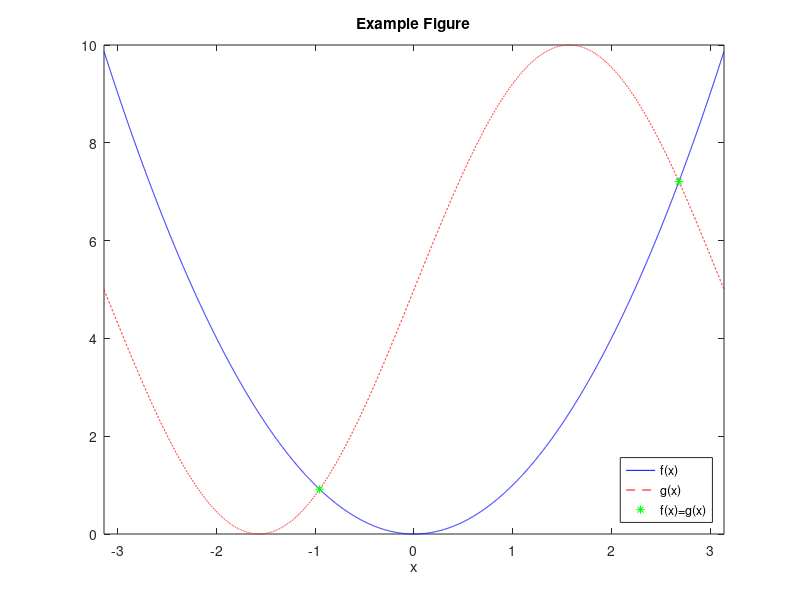
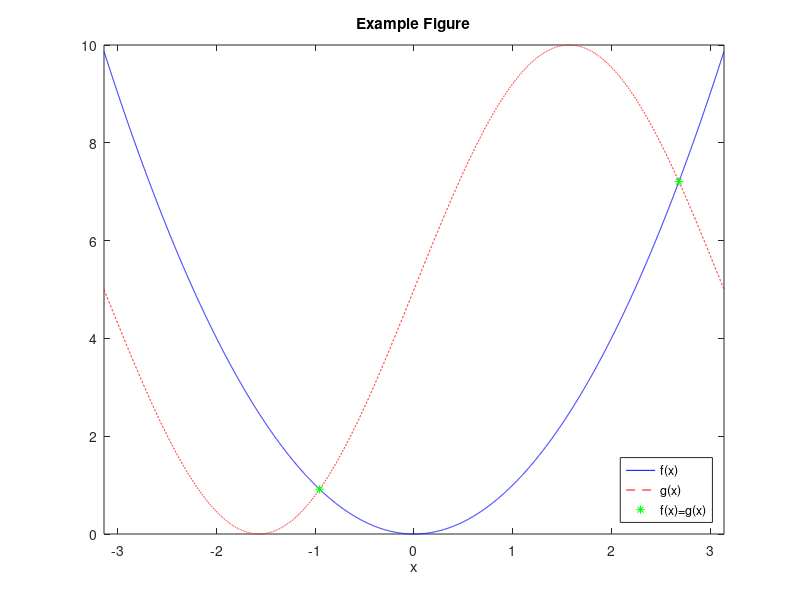
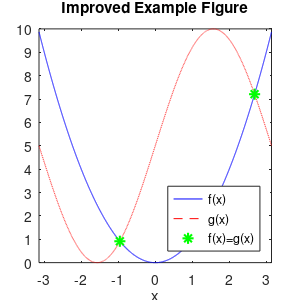

Here is the MATLAB script that generated these plots, in order: (Note: this script raises an error after producing the figures.)
clear, close all
% This is taken from: 
% https://dgleich.wordpress.com/2013/06/04/creating-high-quality-graphics-in-matlab-for-papers-and-presentations/
f = @(x) x.^2; 
g = @(x) 5*sin(x)+5;
dmn = -pi:0.001:pi; 
xeq = dmn(abs(f(dmn) - g(dmn)) < 0.002);
figure(1)
plot(dmn, f(dmn), 'b-', dmn, g(dmn), 'r--', xeq, f(xeq), 'g*');
xlim([-pi, pi]);
legend('f(x)', 'g(x)', 'f(x)=g(x)', 'Location', 'SouthEast');
xlabel('x')
title('Example Figure')
print('example', '-dpng');
print('example_dpi300', '-dpng', '-r300');

% Step 1: choose parameters (line width, font size, picture size, etc
% They give some suggested values for these parameters
% Defaults for this example 
width = 3;  % width in inches
height = 3; % height in inches
alw = 0.75; % AxesLineWidth
fsz = 11;   % Fontsize
lw = 1.5;   % LineWidth
msz = 8;    % MarkerSize

% Step 2: Creating a figure with manually modified properties
% Let's create a new figure. We can set its size via the 'Position'
% setting. These assume 100 dpi for sake of on-screen viweing but does
% not impact the resolution of the saved image. 
% For the current axes, set the default fontsize and axes linewidth
% (different from the plot linewidth). 
% For plotting the results, manually specify the line width and marker
% sizes as part of the plot command itself. The font size for the legend, 
% axes labels, and title are inherited from the setting for the current 
% axes. 

figure(2); 
% Position is based on http://matlab.izmiran.ru/help/techdoc/creating_plots/figure_4.html
pos = get(gcf, 'Position');
% set the size 
set(gcf, 'Position', [pos(1), pos(2) width*100, height*100])
% set the properties 
set(gca, 'FontSize', fsz, 'LineWidth', alw)
% specify plot properties 
plot(dmn,f(dmn),'b-',dmn, g(dmn),'r--',xeq,f(xeq),'g*','LineWidth',lw,'MarkerSize',msz); %<- Specify plot properites
xlim([-pi, pi]);
legend('f(x)', 'g(x)', 'f(x)=g(x)', 'Location', 'southeast');
xlabel('x');
title('Improved Example Figure');

% Step 3: Save the figure to a file and view the final results. 
% There are 2 caveats to saving figures: 
% 1. Depedngin on the size of the figure, Matlab may or may not choose tick
% marks to your liking. These can change again when the figure is saved. 
% Therefore, it's best to manually specify the tick marks so they are 
% preserved in both display and saving. 
% 2. The size needs to be preserved in the saved (i.e. printed) version. To
% do this we have to specify the correct position on paper. 

% set the tick marks 
set(gca, 'XTick', -3:3); 
set(gca, 'YTick', 0:10);
% papersize is 8.5 x 11 inches
papersize = get(gcf, 'PaperSize');
left = (papersize(1) - width)/2;
bottom = (papersize(2) - height)/2;
myfiguresize = [left, bottom, width, height]; 
set(gcf, 'PaperPosition', myfiguresize);

% save the file as png
print('improvedExample', '-dpng', '-r100');

% Define your system
sys = tf([100], [1 100]);

% Create a figure and step plot
figure(3);
h = stepplot(sys);

% Set line width
lw = 2;  % Define your desired line width
% Access the line object and set LineWidth
hLine = findobj(gcf, 'Type', 'Line');  % Find line objects in the current figure
set(hLine, 'LineWidth', lw);  % Set the line width
hTitle = findobj(gcf, 'Type', 'Title')
%Here%s what the corrected steps do:
%%Define the system with a transfer function.
%%Create a figure and generate a step plot, capturing the handle h.
%%Set your desired line width in the variable lw.
%%Find line objects within the current figure (gcf) that are of type 'Line'. This ensures you are modifying only the line objects.
%%Set the LineWidth for all line objects found in the plot.
